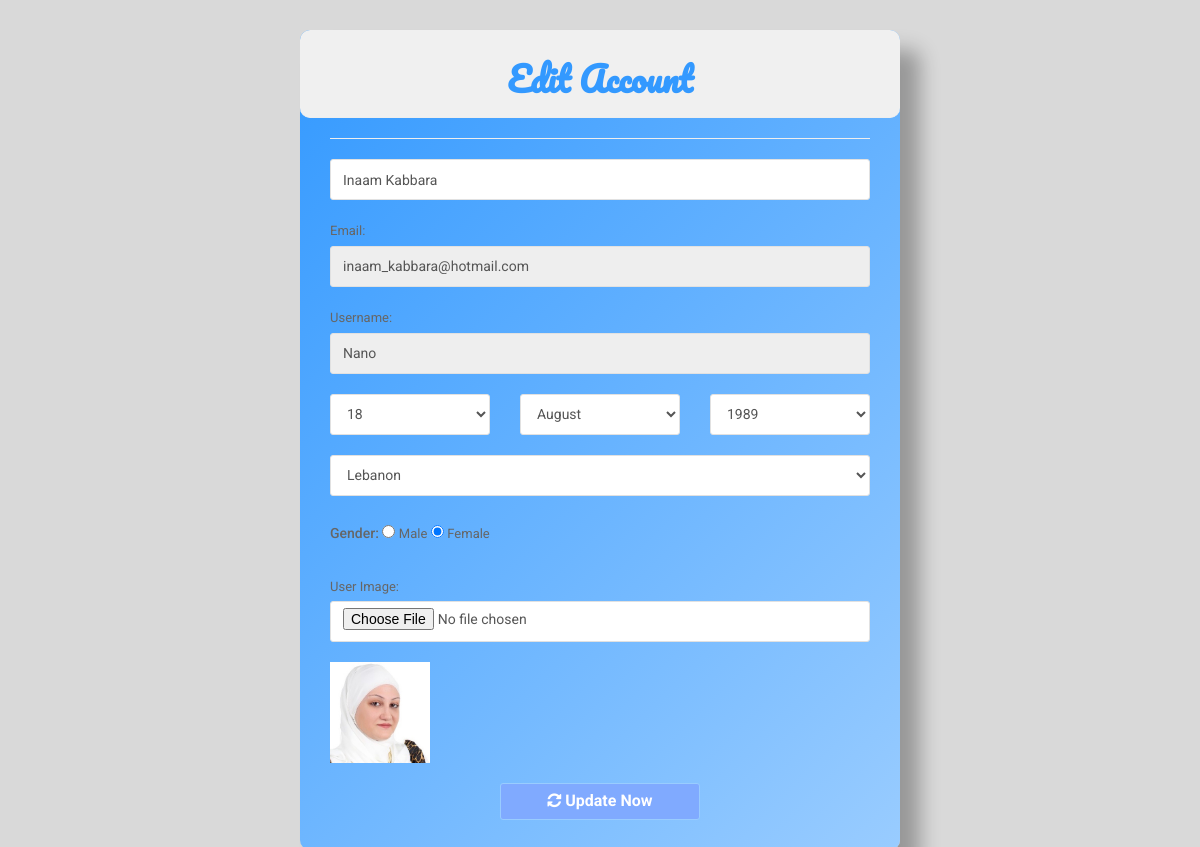
/update_account.php (signed in), run on the app's committed database.
### tables this page shows
CREATE TABLE `user` (
  `u_id` int(255) NOT NULL,
  `u_name` text NOT NULL,
  `u_email` text NOT NULL,
  `u_username` text NOT NULL,
  `u_pass` text NOT NULL,
  `u_birthday` text NOT NULL,
  `u_location` text NOT NULL,
  `u_gender` text NOT NULL,
  `u_image` text NOT NULL
);

### update_account.php (the view, shortened to what this page needs)
<?php
	include("includes/db.php");
?>
<?php
	$user_session = $_SESSION['u_email'];
	$get_user = "select * from user where u_email='$user_session'";
	$run_user = mysqli_query($con,$get_user);
	$row_user = mysqli_fetch_array($run_user);
	$u_name = $row_user['u_name'];
	$u_email = $row_user['u_email'];
	$u_username = $row_user['u_username'];
	$u_birth = $row_user['u_birthday'];
	$birth = explode("/",$u_birth);
	$u_location = $row_user['u_location'];
	$u_gender = $row_user['u_gender'];
	$u_image = $row_user['u_image'];
?>
<!DOCTYPE html>
<html>
	<head>
		<link href="font-awesome/css/font-awesome.min.css" rel="stylesheet">
		<link rel="stylesheet" href="https://maxcdn.bootstrapcdn.com/bootstrap/3.3.7/css/bootstrap.min.css">
		<link href="style.css" rel="stylesheet">
	</head>
	<body class="signup">
		<div  class="signup-form">
			<form name="myform" action="" method="post" enctype="multipart/form-data" >
				<div class="form-header">
					<h2>Edit Account</h2>
				</div>
				<hr>
				<div class="form-group">
					<input type="text" class="form-control" name="u_name" required="required" value="<?php echo $u_name; ?>">
				</div>
				<div class="form-group">
					<label>Email:</label>
					<input type="email" class="form-control" name="u_email" required="required" value="<?php echo $u_email; ?>" readonly>
				</div>
				<div class="form-group">
					<label>Username:</label>
					<input type="input" class="form-control" name="u_username" required="required" value="<?php echo $u_username; ?>" readonly>
				</div>
				<div class="form-group">
					<div class="row">
						<div class="col-sm-4 col-xs-4">
							<select name="Day" class="form-control">
								<option <?php if($birth[1]== '18') echo 'selected'; ?> value="18">18</option>
							</select>
						</div>
						<div class="col-sm-4 col-xs-4">
							<select name="Month" class="form-control">
								<option <?php if($birth[0]== 'August') echo 'selected'; ?> value="August">August</option>
							</select>
						</div>
						<div class="col-sm-4 col-xs-4">
							<select name="Year" class="form-control">
								<option <?php if($birth[2]== '1989') echo 'selected'; ?> value="1989">1989</option>
							</select>
						</div>
					</div>
				</div>
				<div class="form-group">
					<select id="country" name="u_location" class="form-control">
						<option <?php if($u_location == 'Lebanon') echo 'selected'; ?> value="Lebanon">Lebanon</option>
					</select>
				</div>
				<div class="form-group">
					<label><h5>Gender:</h5></label>
					<input type="radio" id="male" name="u_gender" value="male" <?php if($u_gender == 'male') echo 'checked'; ?>>
					<label for="male">Male</label>
					<input type="radio" id="female" name="u_gender" value="female" <?php if($u_gender == 'female') echo 'checked'; ?>>
					<label for="female">Female</label>
				</div>
				<div class="form-group" >
					<label> User Image: </label>
					<input type="file" name="u_image" class="form-control" required ><br>
					<img src="user_images/<?php echo $u_image; ?>" width="100" height="100" class="img-responsive" >
				</div>
				<div class="text-center" >
					<button name="update" class="btn btn-primary" >
						<i class="fa fa-refresh" ></i> Update Now
					</button>
				</div>
			</form>
		</div>
	</body>
</html>

### style.css (style rules this page uses)
.signup { color: #999; font-family: 'Roboto', sans-serif; background: #d9d9d9; }
.form-control { min-height: 41px; box-shadow: none; border-color: #e1e1e1; }
.form-control, .btn { border-radius: 3px; }
.form-header { margin: -30px -30px 20px; padding: 30px 30px 10px; text-align: center; background: #f0f0f0; border-bottom: 1px solid #eee; color: #3399ff; border-radius: 10px; }
.form-header h2 { font-size: 34px; font-weight: bold; margin: 0 0 10px; font-family: 'Pacifico', sans-serif; }
.signup-form { width: 600px; margin: 0 auto; padding: 30px 0; }
.signup-form form { color: #666666; border-radius: 10px; margin-bottom: 15px; background-image: linear-gradient(to bottom right,#3399ff, #99ccff); background-image: -webkit-linear-gradient(-45deg,#3399ff, #99ccff); box-shadow: 20px 20px 20px rgba(0, 0, 0, 0.3); padding: 30px; }
.signup-form .form-group { margin-bottom: 20px; }
.signup-form label { font-weight: normal; font-size: 13px; }
.signup-form .btn { font-size: 16px; font-weight: bold; background: #80aaff; border: 1px solid #99ccff; min-width: 200px; }

### data on the page
user: u_name "Inaam Kabbara", u_email "inaam_kabbara@hotmail.com", u_username "Nano", Day "18", Month "August", Year "1989", u_location "Lebanon", u_gender "☐ Male", u_gender "☑ Female", u_image (picture)
